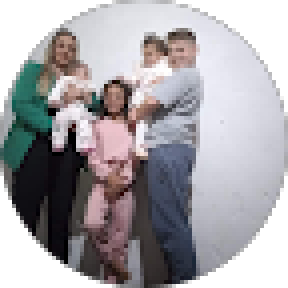
#> input picture assets/img/avaliacao-jessica-cristina.png, 72 x 72 px, given in place of Screenshot 2026-09-29 102027.png, which was not available (shown 4 times larger)
$ python optimize-images.py
#> lines starting #> are read from the running program, lines starting #| are printed output that depends on the picture
#!/usr/bin/env python3
"""Gera as imagens otimizadas da landing page a partir dos arquivos originais.

Uso (na raiz do projeto):
    python3 tools/optimize-images.py

Requer Pillow (pip install pillow) e a pasta materiais-de-origem/. Os
originais nunca são alterados. Para trocar uma foto, substitua o arquivo de
origem ou edite a lista PHOTOS e rode o script novamente.
"""
from pathlib import Path

from PIL import Image, ImageOps

ROOT = Path(__file__).resolve().parent.parent
SOURCES = ROOT / "materiais-de-origem"
SRC = SOURCES / "fotos"
AVATAR_SRC = SOURCES / "avaliacoes"
LOGO_SRC = SOURCES / "logo" / "Posto Tacs logo.png"
OUT = ROOT / "assets" / "img"

# As fotos recebidas têm de 360 a 715 px de largura. Nada é ampliado: a maior
# versão gerada é a do tamanho original.
WIDTHS = (360, 520)
LOGO_BLUE = (0, 62, 128)   # #003E80, fundo do logo
NIGHT = (6, 13, 26)        # #060D1A, fundo escuro da página

# nome de saída -> arquivo em materiais-de-origem/fotos
PHOTOS = {
    "posto-a-noite": "Screenshot 2026-09-29 102027.png",
    "bomba-de-combustivel": "Screenshot 2026-09-29 101826.png",
    "fachada-tacs-go": "Screenshot 2026-09-29 101849.png",
    "deck-com-mesas": "Screenshot 2026-09-29 102108.png",
    "interior-da-conveniencia": "Screenshot 2026-09-29 102054.png",
}

# Fotos de perfil: nome de saída -> arquivo em materiais-de-origem/avaliacoes
AVATARS = {
    "avaliacao-thiago-pacheco": "Thiago_Pacheco.png",
    "avaliacao-jessica-cristina": "Jessica_Cristina.png",
    "avaliacao-marcos-goncalves": "Marcos Gonçalves.png",
}

# Recorte aplicado a todas as fotos (esquerda, topo, direita, base), em pixels.
# As capturas de tela trazem uma linha irregular nas bordas.
TRIM = (2, 2, 2, 2)

# Recortes extras por arquivo, somados ao TRIM. Eles retiram textos e marcas
# aplicados sobre as fotos nas artes do Instagram.
CROPS = {
    # arte em carrossel: fica só a bomba, sem o cartão de texto à esquerda
    # nem a faixa de texto da base
    "Screenshot 2026-09-29 101826.png": (452, 0, 0, 44),
    # assinatura do posto aplicada na base da foto
    "Screenshot 2026-09-29 101849.png": (0, 0, 0, 96),
}


def open_source(source: str) -> Image.Image:
#> called with source = 'Screenshot 2026-09-29 102027.png'
    im = Image.open(SRC / source).convert("RGB")
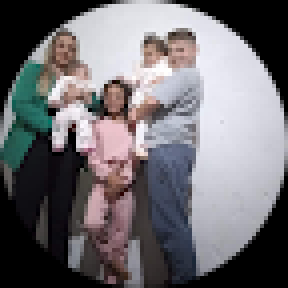
#> im: PIL image 72x72 RGB (shown 4 times larger); mean R, G, B 112.4, 110, 113.9
    extra = CROPS.get(source, (0, 0, 0, 0))
    left, top, right, bottom = (a + b for a, b in zip(TRIM, extra))
    return im.crop((left, top, im.width - right, im.height - bottom))
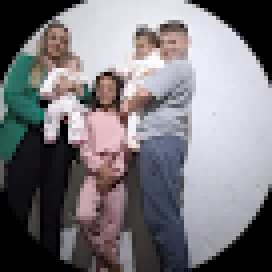
#> returned value: PIL image 68x68 RGB (shown 4 times larger); mean R, G, B 122.1, 119.3, 123.6


# [5 lines left out: function resize_to_width, not called in this run]


def build_photos() -> None:
    for name, source in PHOTOS.items():
        im = open_source(source)
        for width in WIDTHS:
            if width < im.width:
                resize_to_width(im, width).save(
                    OUT / f"{name}-{width}.webp", "WEBP", quality=80, method=6
                )
        im.save(OUT / f"{name}-{im.width}.webp", "WEBP", quality=80, method=6)
        # fallback JPEG para navegadores sem WebP
        im.save(
            OUT / f"{name}-{im.width}.jpg", "JPEG", quality=82, optimize=True, progressive=True
        )
        print(f"{name}: {im.width}x{im.height}")
#| posto-a-noite: 68x68
#> pass 2 of the loop in build_photos, `for name, source in PHOTOS.items():`:
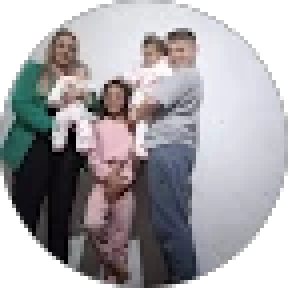
#> input picture assets/img/avaliacao-jessica-cristina.webp, 72 x 72 px, given in place of Screenshot 2026-09-29 101826.png, which was not available (shown 4 times larger)
#> in open_source (call 2), `im = Image.open(SRC / source).convert("RGB")`:
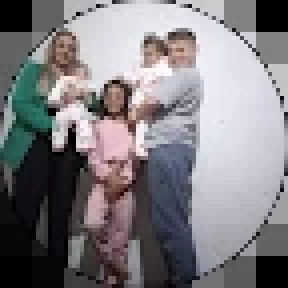
#> im: PIL image 72x72 RGB (shown 4 times larger); mean R, G, B 127.2, 125, 128.8


# [45 lines left out: functions build_logo, build_avatars, build_social_card, not called in this run]


if __name__ == "__main__":
    OUT.mkdir(parents=True, exist_ok=True)
#> (the run stopped early here; a loop or call above may not have finished)
